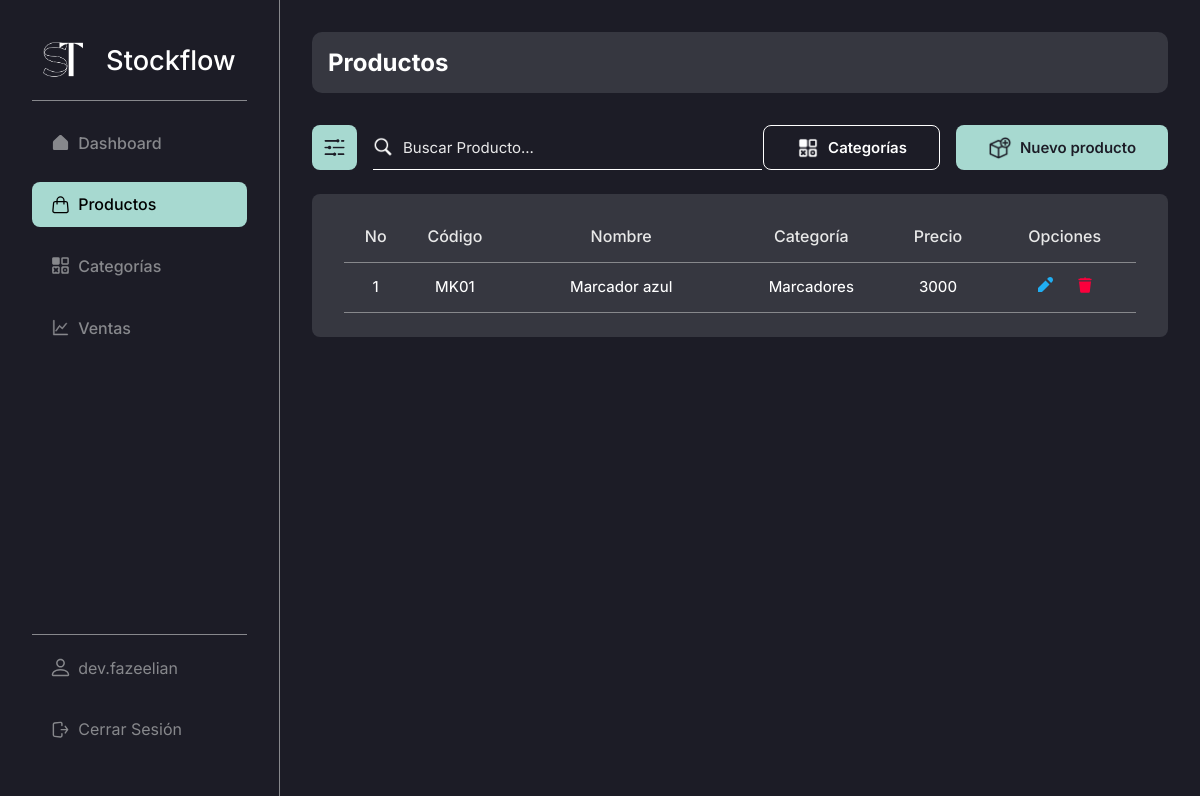
The page /admin/products/ (signed in) on the database as committed earlier.
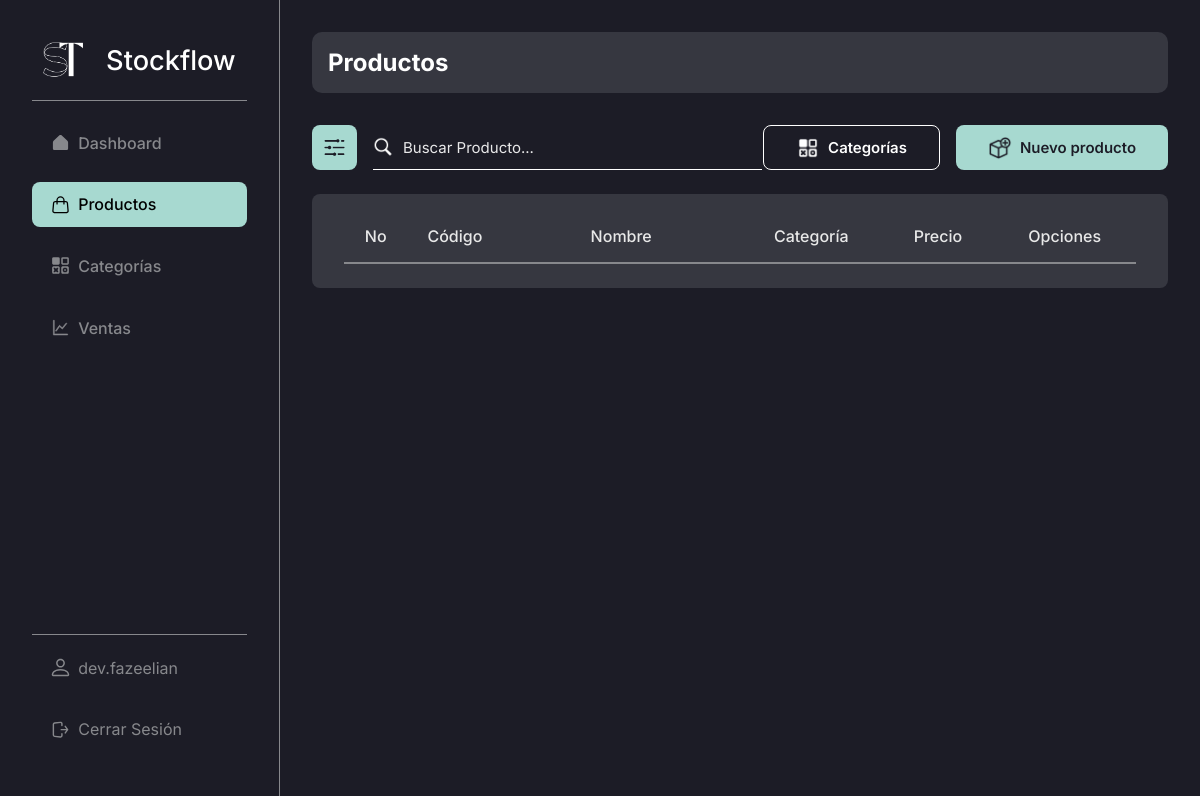
The same page on the database as committed later.
### stockflow/models.py (models this page shows, shortened)
class User(db.Model):
    id = db.Column(db.Integer, primary_key = True) # Primary key
    email = db.Column(db.String(255), unique = True, nullable = False)
    username = db.Column(db.String(20), unique = True, nullable = False)
    names = db.Column(db.String(50), nullable = True, default="")
    last_names = db.Column(db.String(50), nullable = True, default="")
    password = db.Column(db.Text, nullable = False)
    profile_photo = db.Column(db.String(255), nullable=True, default="")

class Product(db.Model):
    id = db.Column(db.Integer, primary_key = True) # Primary key
    created_by = db.Column(db.Integer, db.ForeignKey("user.id"), nullable = False) # Foreign key
    name = db.Column(db.String(100), nullable = False)
    code = db.Column(db.String(10), nullable=False)
    category_id = db.Column(db.Integer, db.ForeignKey("category.id"), nullable = False) # Foreign key
    price = db.Column(db.Integer, nullable = False)
    image = db.Column(db.String(255), nullable = True)
    category = db.relationship('Category', backref='products', lazy=True)

class Category(db.Model):
    id = db.Column(db.Integer, primary_key = True) # Primary key
    created_by = db.Column(db.Integer, db.ForeignKey("user.id"), nullable = False) # Foreign key
    name = db.Column(db.String(50), unique = True, nullable = False)
    description = db.Column(db.String(255), default='Sin descripción')

### stockflow/admin.py (the view)
@bp.route("/products/")
@login_required
def products():
    products = Product.query.filter(Product.created_by == g.user.id).all()
    return render_template("modules/products/index.html", products = products)

### stockflow/auth.py (called while the page is built)
def login_required(view):
    @functools.wraps(view)
    def wrapped_view(**kwargs):
        if g.user is None:
            message = "Debes iniciar sesión"
            flash(message)
            return redirect(url_for("auth.login"))
        return view(**kwargs)
    return wrapped_view

@bp.before_app_request # Execute the next function in every request, every page
def load_logged_in_user():
    user_id = session.get("user_id")
    if user_id is None:
        g.user = None
    else:
        g.user = User.query.get_or_404(user_id)

### stockflow/templates/modules/products/index.html (shortened to what this page needs)
{% extends 'base-admin.html' %}
{% block content %}
    <head>
        <link rel="stylesheet" href="{{ url_for('static', filename='css/modules/products.css') }}">
    </head>
    <div class="content-group inter bg-black-light">
        <h2 class="color-white inter">Productos</h2>
    </div>
    <div class="top-page">
        <div class="cont-search">
            <button class="btn-search-filter bg-turquese-light-blue">
                <img src="{{ url_for('static', filename='img/icons/filter.png') }}" alt="">
            </button>
            <div class="search-bar">
                <img src="{{ url_for('static', filename='img/icons/search.png') }}" alt="">
                <input type="text" class="color-white inter" name="search" id="search" placeholder="Buscar Producto...">
            </div>
        </div>
        <div class="cont-create" style="gap: 1rem;">
            <a href="{{ url_for('admin.categories') }}" class="btn-create bg-black color-white inter" style="border: 1px solid white;">
                <img src="{{ url_for('static', filename='img/icons/categories.png') }}" alt="">
                <h2>Categorías</h2>
            </a>
            <a href="{{ url_for('admin.new_product') }}" class="btn-create bg-turquese-light-blue color-black inter">
                <img src="{{ url_for('static', filename='img/icons/add-product.png') }}" alt="">
                <h2>Nuevo producto</h2>
            </a>
        </div>
    </div>
    <table class="table inter bg-black-light">
        <thead>
            <tr class="thead color-white-gray">
                <th class="th th-no-prods">No</th>
                <th class="th th-code-prods">Código</th>
                <th class="th th-name-prods">Nombre</th>
                <th class="th th-category-prods">Categoría</th>
                <th class="th th-price-prods">Precio</th>
                <th class="th th-options-prods">Opciones</th>
            </tr>
        </thead>
        <tbody>
            <tr class="tbody">
                {% for product in products | reverse %}
                    <td class="td td-no-prods">{{ loop.index }}</td>
                    <td class="td td-code-prods">{{ product.code }}</td>
                    <td class="td td-name-prods"><a href="#" class="color-white">{{ product.name }}</a></td>
                    <td class="td td-category-prods">{{ product.category.name }}</td>
                    <td class="td td-price-prods">{{ product.price }}</td>
                    <td class="td td-options-prods">
                        <a href="{{ url_for('admin.update_product', id = product.id) }}">
                            <svg
                                xmlns="http://www.w3.org/2000/svg"
                                viewBox="0 0 16 16"
                                fill="#20AEF3"
                            >
                                <path
                                    d="M12.527 7.473L8.527 3.473 1 11 1 15 5 15zM11.172.828l-1.065 1.065 4 4 1.065-1.065c1.105-1.105 1.105-2.895 0-4l0 0C14.067-.276 12.276-.276 11.172.828z"
                                />
                            </svg>
                        </a>
                        <a href="{{ url_for('admin.delete_product', id = product.id) }}">
                        </a>
                    </td>
                {% endfor %}
            </tr>
        </tbody>
    </table>
{% endblock %}

### stockflow/templates/base-admin.html (shortened to what this page needs)
<!DOCTYPE html>
<html lang="es">
<head>
    <link rel="stylesheet" href="{{ url_for('static', filename='css/global.css') }}">
    <link rel="stylesheet" href="{{ url_for('static', filename='css/base.css') }}">
    <link rel="stylesheet" href="{{ url_for('static', filename='css/tables.css') }}">
    <link rel="stylesheet" href="{{ url_for('static', filename='css/search.css') }}">
    <link rel="stylesheet" href="{{ url_for('static', filename='css/form.css') }}">
</head>
<body>
    <aside class="side-bar inter bg-black br-gray-1">
        <section class="side-bar-main">
            <h1 class="inter">
                <a href="{{ url_for('admin.dashboard') }}" class="color-white">
                    <img src="{{ url_for('static', filename='img/logo.png') }}" alt="">
                    Stockflow
                </a>
            </h1>
            <br>
            <div class="side-bar-divider" />
            <nav class="side-nav-bar">
                <a
                    href="{{ url_for('admin.dashboard') }}"
                    class="item-side-nav-bar inter {% if request.endpoint == 'admin.dashboard' %}item-side-nav-bar--active{% endif %}"
                >
                    Dashboard
                </a>
                <a
                    href="{{ url_for('admin.products') }}"
                    class="item-side-nav-bar inter {% if request.endpoint == 'admin.products' %}item-side-nav-bar--active{% endif %}"
                >
                    Productos
                </a>
                <a
                    href="{{ url_for('admin.categories') }}"
                    class="item-side-nav-bar inter {% if request.endpoint == 'admin.categories' %}item-side-nav-bar--active{% endif %}"
                >
                    Categorías
                </a>
                <a
                    href="{{ url_for('admin.sales') }}"
                    class="item-side-nav-bar inter {% if request.endpoint == 'admin.sales' %}item-side-nav-bar--active{% endif %}"
                >
                    Ventas
                </a>
            </nav>
        </section>
        <footer class="side-bar-footer" style="flex-direction: column;">
            <a
                href="{{ url_for('admin.profile') }}"
                class="item-side-nav-bar inter {% if request.endpoint == 'admin.profile' %}item-side-nav-bar--active{% endif %}"
            >
                {{ g.user.username }}
            </a>
            <a href="{{ url_for('auth.logout') }}" class="item-side-nav-bar inter">
                Cerrar Sesión
            </a>
        </footer>
    </aside>
    <main class="page-content bg-black">
        {% block content %}{% endblock %}
    </main>
</body>
</html>

### stockflow/static/css/global.css (style rules this page uses)
* { box-sizing: border-box; padding: 0; margin: 0; }
body { display: flex; width: 100%; height: 100%; }
a { text-decoration: none; }
.page-content { display: flex; width: 100%; height: 100%; min-height: 100vh; margin-left: 280px; flex-direction: column; color: white; padding: 2rem; }
.content-group { display: flex; width: 100%; padding: 1rem; border-radius: 10px; }
.bg-black { background-color: #1C1C26; }
.bg-black-light { background-color: #363740; }
.bg-turquese-light-blue { background-color: #A7D9D0; }
.color-black { color: #1C1C26; }
.color-white { color: #FFF; }
.color-white-gray { color: #E8E8E8; }
.inter { font-family: "Inter", sans-serif; font-optical-sizing: auto; font-style: normal; }
.br-gray-1 { border-right: 1px solid #87888C; }

### stockflow/static/css/base.css (style rules this page uses)
.side-bar { display: flex; position: fixed; z-index: 1; top: 0; left: 0; width: 280px; flex-direction: column; height: 100vh; padding: 2.5rem 2rem 2rem; justify-content: space-between; }
.side-bar h1 { text-align: center; font-weight: 500; }
.side-bar h1 a { display: flex; font-size: 2rem; align-items: center; justify-content: space-around; }
.side-bar h1 a img { width: 40px; height: 40px; }
.side-bar-main { display: flex; width: 100%; height: auto; flex-direction: column; }
.side-nav-bar { display: flex; width: 100%; height: auto; list-style: none; flex-direction: column; margin-top: 20px; }
.side-nav-bar a { font-weight: 500; }
.item-side-nav-bar, .item-side-nav-bar--active { display: flex; width: 100%; height: auto; padding: 1rem 1.5rem 1rem; border-radius: 8px; margin-bottom: 1rem; text-decoration: none; align-items: center; gap: 10px; }
.item-side-nav-bar { color: #87888C; }
.item-side-nav-bar--active { color: black; background-color: #A7D9D0; }
.item-side-nav-bar--active svg { color: black !important; }
.item-side-nav-bar svg, .item-side-nav-bar--active svg { width: 20px; height: 20px; }
.item-side-nav-bar svg { color: #87888C !important; }
.side-bar-divider { display: flex; width: 100%; height: 1px; background-color: #87888C; }
.side-bar-footer { display: flex; width: 100%; min-height: 1px; border-top: 1px solid #87888C; align-items: center; justify-content: center; padding-top: 10px; }
@media screen and (max-width: 1440px) { .side-bar h1 a { font-size: 1.7rem; } }
@media screen and (max-width: 1440px) { .item-side-nav-bar, .item-side-nav-bar--active { padding: 0.8rem 1.2rem 0.8rem; gap: 8px; } }
@media screen and (max-width: 1440px) { .item-side-nav-bar svg, .item-side-nav-bar--active svg { width: 19px; height: 19px; } }

### stockflow/static/css/tables.css (style rules this page uses)
.table { display: flex; width: 100%; height: auto; margin: 2rem 0 2rem; flex-direction: column; border-radius: 8px; padding: 0 1.7rem 2rem; }
.thead { display: flex; width: 100%; height: auto; justify-content: space-between; padding: 1rem 0 0; border-bottom: 1px solid #87888C; }
.th { display: flex; width: auto; height: auto; padding: 1rem; font-size: 18px; justify-content: center; align-items: center; font-weight: 500; }
.tbody { display: flex; width: 100%; height: 100%; justify-content: space-between; border-bottom: 1px solid #87888C; }
@media screen and (max-width: 1440px) { .table { margin: 1.5rem 0 1.5rem; padding: 0 2rem 1.5rem; } }
@media screen and (max-width: 1440px) { .th { font-size: 16px; } }

### stockflow/static/css/modules/products.css (style rules this page uses)
.th-no-prods, .td-no-prods { width: 8%; }
.th-code-prods, .td-code-prods { width: 12%; }
.th-name-prods, .td-name-prods { width: 30%; }
.th-category-prods, .td-category-prods { width: 18%; }
.th-price-prods, .td-price-prods { width: 14%; }
.th-options-prods, .td-options-prods { width: 18%; }

Rows that differ between the two databases and show on the page:
removed Product: code "MK01", name "Marcador azul", category.name "Marcadores", price "3000"
